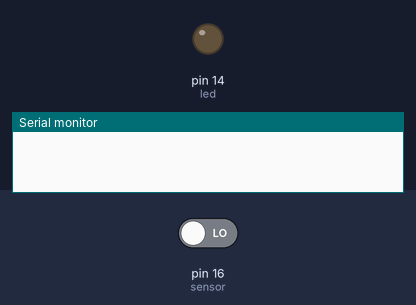
A sketch run on a simulated Arduino Uno, built with avr-gcc and run on an emulated ATmega328P. Parts: output pins drawn as LEDs (lit = HIGH), the last lines printed to the serial monitor. Inputs (shaded band) come from the test bench; at power-on: pin 16 (sensor) LOW.

Above: at 1.8 s.
1.9 s: pin 16 (sensor) driven HIGH
At 3.1 s:
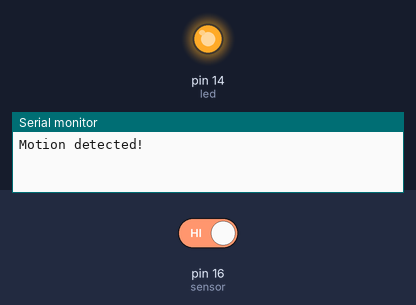
3.5 s: pin 16 (sensor) driven LOW
At 4.2 s:
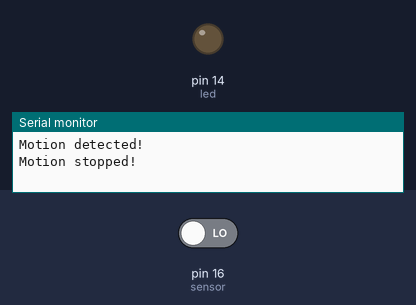
Timing chart, 0 to 6.5 s (numbered marks = the images above; inputs shaded):
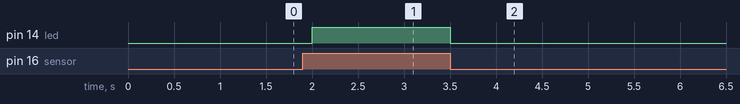

Measured:
- after the input at 1.9 s, pin 14 (led): LOW → HIGH after 0.10 s
- after the input at 3.5 s, pin 14 (led): HIGH → LOW at once

The sketch:

myProject_1.ino
```cpp
int led = 14;                // the pin that the LED is atteched to
int sensor = 16;              // the pin that the sensor is atteched to
int state = LOW;             // by default, no motion detected
int val = 0;                 // variable to store the sensor status (value)

void setup() {
  pinMode(led, OUTPUT);      // initalize LED as an output
  pinMode(sensor, INPUT);    // initialize sensor as an input
  Serial.begin(9600);        // initialize serial
}

void loop(){
  val = digitalRead(sensor);   // read sensor value
  if (val == HIGH) {           // check if the sensor is HIGH
    digitalWrite(led, HIGH);   // turn LED ON
    delay(500);                // delay 100 milliseconds

    if (state == LOW) {
      Serial.println("Motion detected!");
      state = HIGH;       // update variable state to HIGH
    }
  }
  else {
      digitalWrite(led, LOW); // turn LED OFF
      delay(500);             // delay 200 milliseconds

      if (state == HIGH){
        Serial.println("Motion stopped!");
        state = LOW;       // update variable state to LOW
    }
  }
}
```
